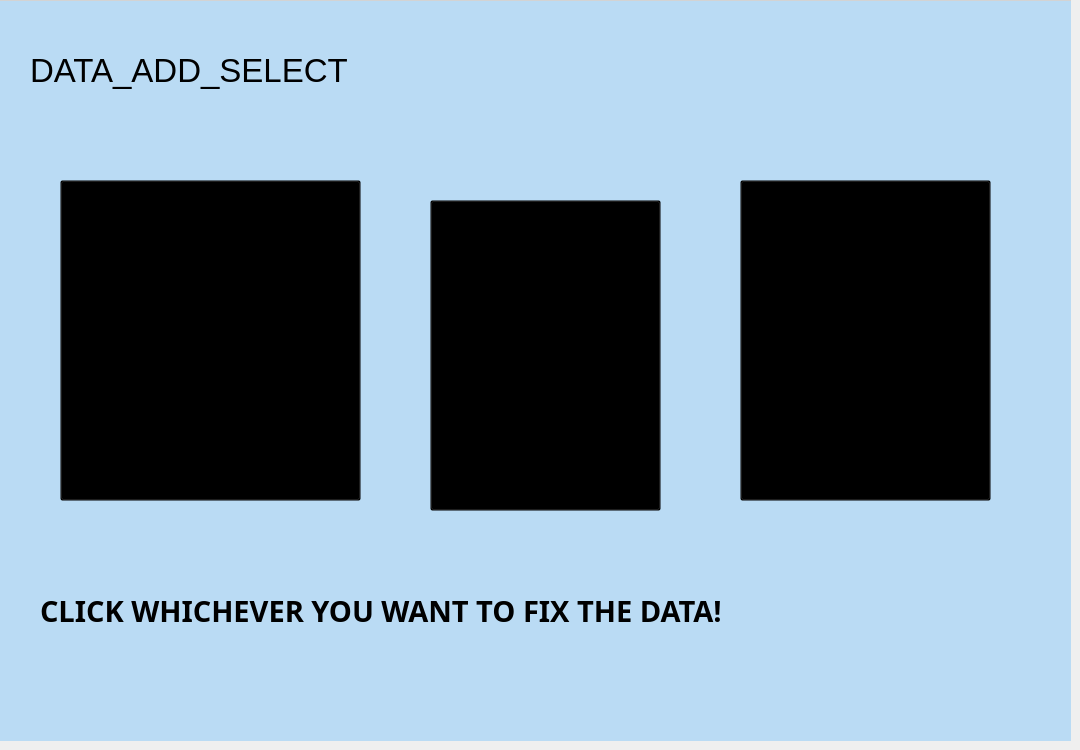
    <widget class="QWidget" name="page_4">
     <widget class="QFrame" name="frame_7">
      <property name="geometry">
       <rect>
        <x>0</x>
        <y>0</y>
        <width>1071</width>
        <height>741</height>
       </rect>
      </property>
      <property name="styleSheet">
       <string notr="true">#frame_7{

	
	background-color: rgba(60, 170, 255,0.3);
border-top:1px solid  ;
	border-top-color: rgb(211, 211, 211);

}</string>
      </property>
      <property name="frameShape">
       <enum>QFrame::StyledPanel</enum>
      </property>
      <property name="frameShadow">
       <enum>QFrame::Raised</enum>
      </property>
      <widget class="QLabel" name="label_10">
       <property name="geometry">
        <rect>
         <x>30</x>
         <y>40</y>
         <width>1011</width>
         <height>61</height>
        </rect>
       </property>
       <property name="font">
        <font>
         <family>Arial</family>
         <pointsize>25</pointsize>
        </font>
       </property>
       <property name="text">
        <string>DATA_ADD_SELECT</string>
       </property>
      </widget>
      <widget class="QToolButton" name="toolButton_16">
       <property name="geometry">
        <rect>
         <x>60</x>
         <y>180</y>
         <width>301</width>
         <height>321</height>
        </rect>
       </property>
       <property name="styleSheet">
        <string notr="true">#toolButton_16{
background:transparent;
font:30pt &quot;楷体&quot;;
}</string>
       </property>
       <property name="text">
        <string>科室</string>
       </property>
       <property name="icon">
        <iconset resource="UIresource/login.qrc">
         <normaloff>:/function/科室.png</normaloff>:/function/科室.png</iconset>
       </property>
       <property name="iconSize">
        <size>
         <width>400</width>
         <height>400</height>
        </size>
       </property>
       <property name="toolButtonStyle">
        <enum>Qt::ToolButtonTextUnderIcon</enum>
       </property>
      </widget>
      <widget class="QToolButton" name="toolButton_18">
       <property name="geometry">
        <rect>
         <x>740</x>
         <y>180</y>
         <width>251</width>
         <height>321</height>
        </rect>
       </property>
       <property name="styleSheet">
        <string notr="true">background:transparent;
font:30pt &quot;楷体&quot;;</string>
       </property>
       <property name="text">
        <string>患者</string>
       </property>
       <property name="icon">
        <iconset resource="UIresource/login.qrc">
         <normaloff>:/function/病人.png</normaloff>:/function/病人.png</iconset>
       </property>
       <property name="iconSize">
        <size>
         <width>400</width>
         <height>400</height>
        </size>
       </property>
       <property name="toolButtonStyle">
        <enum>Qt::ToolButtonTextUnderIcon</enum>
       </property>
      </widget>
      <widget class="QToolButton" name="toolButton_17">
       <property name="geometry">
        <rect>
         <x>430</x>
         <y>200</y>
         <width>231</width>
         <height>311</height>
        </rect>
       </property>
       <property name="styleSheet">
        <string notr="true">background:transparent;
font:30pt &quot;楷体&quot;;</string>
       </property>
       <property name="text">
        <string>医生</string>
       </property>
       <property name="icon">
        <iconset resource="UIresource/login.qrc">
         <normaloff>:/function/医生.png</normaloff>:/function/医生.png</iconset>
       </property>
       <property name="iconSize">
        <size>
         <width>400</width>
         <height>400</height>
        </size>
       </property>
       <property name="toolButtonStyle">
        <enum>Qt::ToolButtonTextUnderIcon</enum>
       </property>
      </widget>
      <widget class="QLabel" name="label_11">
       <property name="geometry">
        <rect>
         <x>40</x>
         <y>580</y>
         <width>1011</width>
         <height>61</height>
        </rect>
       </property>
       <property name="font">
        <font>
         <family>Arial Black</family>
         <pointsize>22</pointsize>
         <weight>75</weight>
         <bold>true</bold>
        </font>
       </property>
       <property name="text">
        <string>CLICK WHICHEVER YOU WANT TO FIX THE DATA!</string>
       </property>
      </widget>
     </widget>
    </widget>
